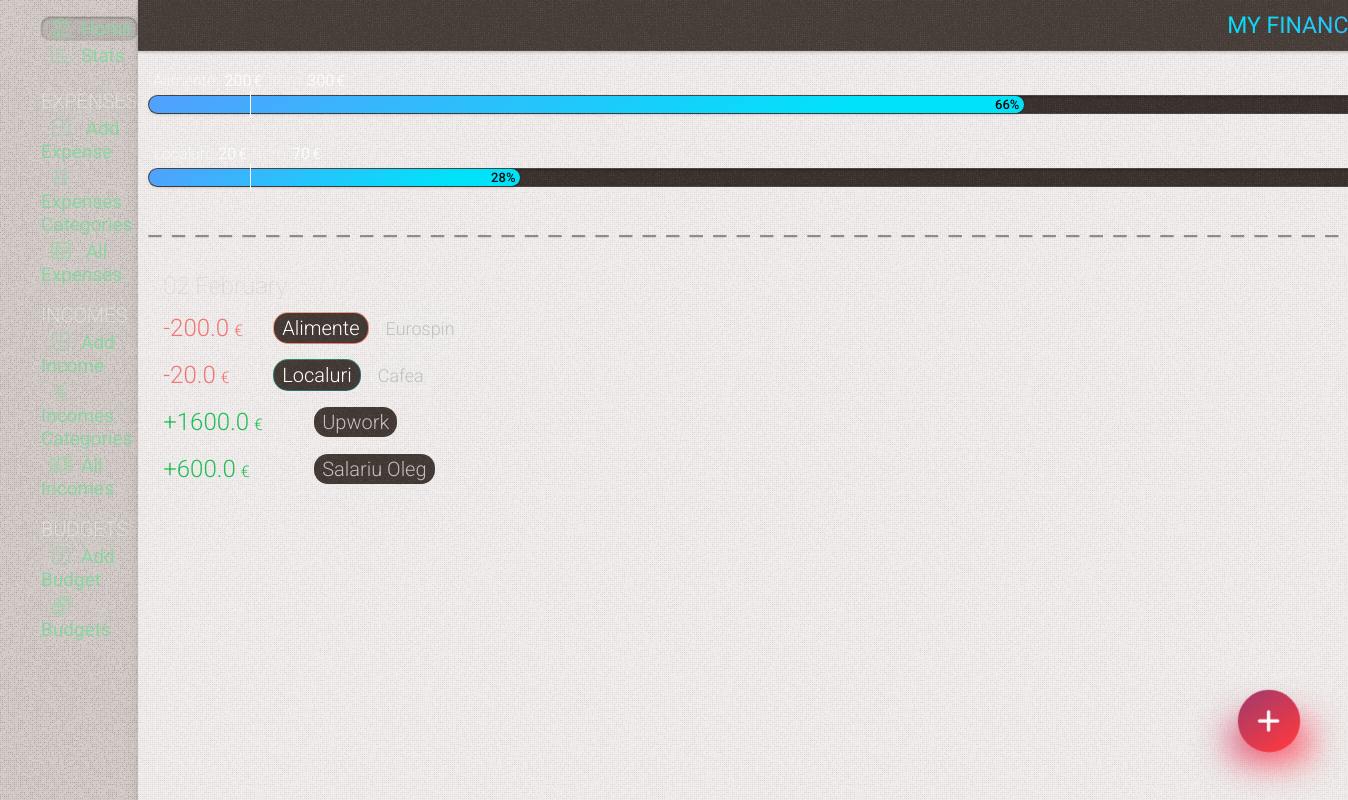
The page / on the database its author committed.
### tables this page shows
CREATE TABLE budget
(
    id       INTEGER PRIMARY KEY AUTOINCREMENT,
    amount   REAL    NOT NULL,
    category INTEGER NOT NULL

);

CREATE TABLE expenses
(
    id          INTEGER PRIMARY KEY AUTOINCREMENT,
    date        TIMESTAMP NOT NULL DEFAULT CURRENT_TIMESTAMP,
    sum         REAL      NOT NULL,
    category    INTEGER   NOT NULL,
    subcategory INTEGER   NOT NULL,
    comment     TEXT

);

CREATE TABLE categories
(
    id    INTEGER PRIMARY KEY AUTOINCREMENT,
    name  TEXT NOT NULL,
    color TEXT,
    state TEXT DEFAULT false
);

CREATE TABLE subcategories
(
    id          INTEGER PRIMARY KEY AUTOINCREMENT,
    name        TEXT    NOT NULL,
    category_id INTEGER NOT NULL,
    state       TEXT DEFAULT false

);

### app.py (the view)
@app.route('/')
def index():
    conn = get_db_connection()
    this_month_transactions = conn.execute(
        "SELECT expenses.id, "
        "strftime('%Y', date) as year, "
        "strftime('%m', date) as month, "
        "strftime('%d', date) as day, "
        "categories.name as category, "
        "categories.color as color, "
        "subcategories.name as subcategory, "
        "sum, "
        "comment "
        "FROM expenses "
        "LEFT JOIN categories on categories.id = expenses.category "
        "LEFT JOIN subcategories on subcategories.id = expenses.subcategory "
        "WHERE strftime('%Y', date) = strftime('%Y', date('now')) AND strftime('%m', date) = strftime('%m', date('now')) "

        "UNION ALL "
        "SELECT incomes.id, "
        "strftime('%Y', date) as year, "
        "strftime('%m', date) as month, "
        "strftime('%d', date) as day, "
        "categories_income.name as category, "
        "NULL as color, "
        "NULL as subcategory, "
        "amount, "
        "comment "
        "FROM incomes "
        "LEFT JOIN categories_income on categories_income.id = incomes.category "
        # "LEFT JOIN subcategories on subcategories.id = incomes.subcategory "
        "WHERE strftime('%Y', date) = strftime('%Y', date('now')) AND strftime('%m', date) = strftime('%m', date('now')) "
        "ORDER BY day DESC "
    ).fetchall()
    sum_months = conn.execute(
        "SELECT "
        "sum, strftime('%m', date) as month, strftime('%Y', date) as year "
        "FROM expenses "
    ).fetchall()
    sum_months_income = conn.execute(
        "SELECT "
        "amount, strftime('%m', date) as month, strftime('%Y', date) as year "
        "FROM incomes "
    ).fetchall()
    budgets = conn.execute(
        "SELECT SUM(sum) as su, "
        "categories.name as categor, "
        "budget.amount as amount "
        "FROM  expenses "
        "LEFT JOIN categories on categories.id = expenses.category "
        "LEFT JOIN budget on categories.id = budget.category "
        "WHERE strftime('%m.%Y', date) = strftime('%m.%Y','now') "
        "GROUP BY expenses.category "
        "LIMIT 5"
    ).fetchall()
    this_year = datetime.now().year
    this_month = datetime.now().month
    category_sum_total = conn.execute(
        "SELECT  sum, categories.name as category, strftime('%m', date) as month, strftime('%Y', date) as year "
        "FROM expenses  "
        "LEFT JOIN categories on categories.id = expenses.category "
    ).fetchall()
    budgets2 = conn.execute(
        "SELECT SUM(sum) as su, "
        "budget.id as bid, "
        "categories.name as categor, "
        "categories.color as color, "
        "budget.amount as amount "
        "FROM  expenses "
        "LEFT JOIN categories on categories.id = expenses.category "
        "LEFT JOIN budget on categories.id = budget.category "
        "WHERE strftime('%m.%Y', date) = strftime('%m.%Y','now') and amount != '' "
        "GROUP BY bid "
        "LIMIT 3"
    ).fetchall()
    conn.close()
    now = datetime.now()
    days_in_month = calendar.monthrange(now.year, now.month)[1]
    current_day = datetime.now().day
    return render_template('index.html', title='My Finance Tracker', gradient='text-gradient-blue',
                           this_month_transactions=this_month_transactions, sum_months=sum_months,
                           sum_months_income=sum_months_income, category_sum_total=category_sum_total,
                           this_year=this_year, this_month=this_month, budgets2=budgets2, days_in_month=days_in_month,
                           current_day=current_day)

### app.py (called while the page is built)
def get_db_connection():
    conn = sqlite3.connect('static/database.db')
    conn.row_factory = sqlite3.Row
    return conn

@app.template_filter('month_name')
def month_name(month_number):
    return calendar.month_name[month_number]

### templates/index.html (shortened to what this page needs)
{% extends 'base.html' %} {% block content %}
	<div class="page_title {{ gradient }}" >
		<span >{% block title %} {{ title }} {% endblock %}</span >
	</div >
	<div class="content w-full" >
		<div class="flex flex-col w-full" >
			<div class="budgets budgets-home flex flex-col gap-30" >
				{% for su, bid, categor, color, amount in budgets2 %}
					<div class="flex" >
						<div class="budget-wrap  {{ color }}" >
							<div class="budget-wrap-span" >
								{% set per = su * 100 / amount %}
								{% set today = current_day * 100 / days_in_month %}
								<div class="budget-header subtitle2 flex-1" >
									<div class="budget-title" >{{ categor }}:</div >
									<div class="budget-su {% if per > 100 %} over{% endif %}
									{% if 75 < per < 100 %} startover{% endif %}" >{{ su|int }} <span >&euro;</span ></div >
									<div class="budget-from" >from</div >
									<div class="budget-amount" >{{ amount|int }}<span >&euro;</span ></div >
										{% set remained = amount - su %}
								</div >
								<div class="budget-progress" >
									<div class="progress
									" style="width:{{ per|int }}%" >{{ per|int }}%
									</div >
									<div class="budget-progress-hide" >
									</div >
								</div >
							</div >
						</div >
					</div >
				{% endfor %}
			</div >
			<div class="divider" ></div >
			<div class="cards relative mt-10" >
				{% for key, list in this_month_transactions|groupby('day')|sort(attribute='0', reverse=True) %}
					<div class="cards-day" >{{ key }} {{ this_month|int|month_name }}</div >
					{% for id, year, month, day,  category, color, subcategory, sum, comment in list %}
						<div
								class="card flex items-center relative overflow-hidden flex-wrap {% if not color %} card-income {% endif %}" >
							<div class="flex items-center w-full" >
								<div class="card-info flex flex-1" >
									<div class="flex flex-1" >
										<span class="card-amount flex items-center" >  {{ sum }} <span >&euro;</span > </span >
										<div class="flex flex-col justify-center ml-15" >
											<div class="flex items-center" >
												<span class="{{ color }} card-category" ><span >{{ category }}</span >    </span >
												{% if (subcategory != '') and (subcategory !=None) %}
													<span class="card-subcategory ml-10" >  {{ subcategory }}  </span >
												{% endif %}
											</div >
										</div >
									</div >
								</div >
							</div >
						</div >
					{% endfor %}
				{% endfor %}
			</div >
		</div >
	</div >
{% endblock %}

### static/css/mmenu.css (style rules this page uses)
:root { --mm-line-height: 20px; --mm-listitem-size: 38px; --mm-navbar-size: 44px; --mm-offset-top: 0; --mm-offset-right: 0; --mm-offset-bottom: 0; --mm-offset-left: 0; --mm-color-border: rgba(0, 0, 0, 0.1); --mm-color-button: rgba(0, 0, 0, 0.3); --mm-color-text: rgba(0, 0, 0, 0.75); --mm-color-text-dimmed: rgba(0, 0, 0, 0.3); --mm-color-background: #f3f3f3; --mm-color-background-highlight: rgba(0, 0, 0, 0.05); --mm-color-background-emphasis: rgba(255, 255, 255, 0.4); --mm-shadow: 0 0 10px rgba(0, 0, 0, 0.3) }
:root { --mm-iconbar-size: 50px }
:root { --mm-iconpanel-size: 50px }
:root { --mm-sidebar-collapsed-size: 50px; --mm-sidebar-expanded-size: 440px }

### rows shown on the page
budget: categor "Alimente", su "200", amount "300", per "66"
budget: categor "Localuri", su "20", amount "70", per "28"
expenses: sum "200.0", name "Alimente", name "Eurospin"
expenses: sum "20.0", name "Localuri", name "Cafea"

### other values the page prints
{{ title }} "MY…"
{{ key }} "02"
{{ sum }} "1600.0" "600.0"
{{ category }} "Upwork" "Salariu Oleg"
